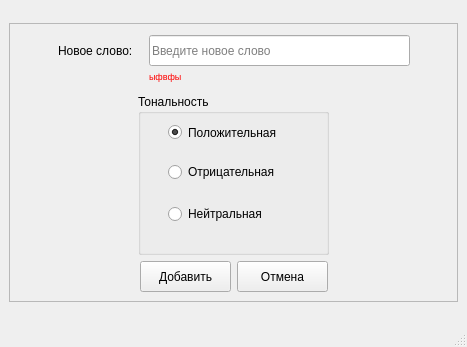
<?xml version="1.0" encoding="UTF-8"?>
<ui version="4.0">
 <class>addNewWordForm</class>
 <widget class="QMainWindow" name="addNewWordForm">
  <property name="geometry">
   <rect>
    <x>0</x>
    <y>0</y>
    <width>467</width>
    <height>347</height>
   </rect>
  </property>
  <property name="windowTitle">
   <string>Новое слово</string>
  </property>
  <widget class="QWidget" name="centralwidget">
   <layout class="QGridLayout" name="gridLayout">
    <item row="0" column="0">
     <widget class="QFrame" name="frame">
      <property name="sizePolicy">
       <sizepolicy hsizetype="Preferred" vsizetype="Fixed">
        <horstretch>0</horstretch>
        <verstretch>0</verstretch>
       </sizepolicy>
      </property>
      <property name="frameShape">
       <enum>QFrame::StyledPanel</enum>
      </property>
      <property name="frameShadow">
       <enum>QFrame::Raised</enum>
      </property>
      <layout class="QGridLayout" name="gridLayout_3">
       <item row="0" column="0">
        <layout class="QHBoxLayout" name="horizontalLayout_2">
         <item>
          <spacer name="horizontalSpacer_7">
           <property name="orientation">
            <enum>Qt::Horizontal</enum>
           </property>
           <property name="sizeHint" stdset="0">
            <size>
             <width>13</width>
             <height>55</height>
            </size>
           </property>
          </spacer>
         </item>
         <item>
          <layout class="QGridLayout" name="gridLayout_2">
           <property name="spacing">
            <number>0</number>
           </property>
           <item row="2" column="1">
            <widget class="QLabel" name="labelError">
             <property name="minimumSize">
              <size>
               <width>251</width>
               <height>16</height>
              </size>
             </property>
             <property name="maximumSize">
              <size>
               <width>251</width>
               <height>16</height>
              </size>
             </property>
             <property name="font">
              <font>
               <pointsize>7</pointsize>
              </font>
             </property>
             <property name="styleSheet">
              <string notr="true">color: rgb(255, 0, 0);</string>
             </property>
             <property name="text">
              <string>ыфвфы</string>
             </property>
            </widget>
           </item>
           <item row="0" column="1">
            <widget class="QLineEdit" name="newWordEdit">
             <property name="sizePolicy">
              <sizepolicy hsizetype="Expanding" vsizetype="Fixed">
               <horstretch>0</horstretch>
               <verstretch>0</verstretch>
              </sizepolicy>
             </property>
             <property name="minimumSize">
              <size>
               <width>261</width>
               <height>31</height>
              </size>
             </property>
             <property name="styleSheet">
              <string notr="true"/>
             </property>
             <property name="frame">
              <bool>true</bool>
             </property>
             <property name="placeholderText">
              <string>Введите новое слово</string>
             </property>
            </widget>
           </item>
           <item row="0" column="0">
            <widget class="QLabel" name="labelNewWord">
             <property name="minimumSize">
              <size>
               <width>91</width>
               <height>21</height>
              </size>
             </property>
             <property name="text">
              <string>Новое слово:</string>
             </property>
            </widget>
           </item>
          </layout>
         </item>
         <item>
          <spacer name="horizontalSpacer_6">
           <property name="orientation">
            <enum>Qt::Horizontal</enum>
           </property>
           <property name="sizeHint" stdset="0">
            <size>
             <width>13</width>
             <height>55</height>
            </size>
           </property>
          </spacer>
         </item>
        </layout>
       </item>
       <item row="1" column="0">
        <layout class="QHBoxLayout" name="horizontalLayout_3">
         <item>
          <spacer name="horizontalSpacer">
           <property name="orientation">
            <enum>Qt::Horizontal</enum>
           </property>
           <property name="sizeHint" stdset="0">
            <size>
             <width>40</width>
             <height>20</height>
            </size>
           </property>
          </spacer>
         </item>
         <item>
          <widget class="QGroupBox" name="chooseSentimentGroupBox">
           <property name="minimumSize">
            <size>
             <width>191</width>
             <height>161</height>
            </size>
           </property>
           <property name="title">
            <string>Тональность</string>
           </property>
           <widget class="QRadioButton" name="radioButtonPSTV">
            <property name="geometry">
             <rect>
              <x>30</x>
              <y>30</y>
              <width>131</width>
              <height>17</height>
             </rect>
            </property>
            <property name="text">
             <string>Положительная</string>
            </property>
            <property name="checked">
             <bool>true</bool>
            </property>
           </widget>
           <widget class="QRadioButton" name="radioButtonNGTV">
            <property name="geometry">
             <rect>
              <x>30</x>
              <y>70</y>
              <width>131</width>
              <height>16</height>
             </rect>
            </property>
            <property name="text">
             <string>Отрицательная</string>
            </property>
           </widget>
           <widget class="QRadioButton" name="radioButtonNEUT">
            <property name="geometry">
             <rect>
              <x>30</x>
              <y>110</y>
              <width>121</width>
              <height>20</height>
             </rect>
            </property>
            <property name="text">
             <string>Нейтральная</string>
            </property>
           </widget>
          </widget>
         </item>
         <item>
          <spacer name="horizontalSpacer_2">
           <property name="orientation">
            <enum>Qt::Horizontal</enum>
           </property>
           <property name="sizeHint" stdset="0">
            <size>
             <width>40</width>
             <height>20</height>
            </size>
           </property>
          </spacer>
         </item>
        </layout>
       </item>
       <item row="2" column="0">
        <layout class="QHBoxLayout" name="horizontalLayout_4">
         <item>
          <spacer name="horizontalSpacer_4">
           <property name="orientation">
            <enum>Qt::Horizontal</enum>
           </property>
           <property name="sizeHint" stdset="0">
            <size>
             <width>40</width>
             <height>20</height>
            </size>
           </property>
          </spacer>
         </item>
         <item>
          <layout class="QHBoxLayout" name="horizontalLayout">
           <item>
            <widget class="QPushButton" name="buttonAdd">
             <property name="minimumSize">
              <size>
               <width>91</width>
               <height>31</height>
              </size>
             </property>
             <property name="text">
              <string>Добавить</string>
             </property>
            </widget>
           </item>
           <item>
            <widget class="QPushButton" name="buttonCancel">
             <property name="minimumSize">
              <size>
               <width>91</width>
               <height>31</height>
              </size>
             </property>
             <property name="text">
              <string>Отмена</string>
             </property>
            </widget>
           </item>
          </layout>
         </item>
         <item>
          <spacer name="horizontalSpacer_3">
           <property name="orientation">
            <enum>Qt::Horizontal</enum>
           </property>
           <property name="sizeHint" stdset="0">
            <size>
             <width>40</width>
             <height>20</height>
            </size>
           </property>
          </spacer>
         </item>
        </layout>
       </item>
      </layout>
     </widget>
    </item>
   </layout>
  </widget>
  <widget class="QMenuBar" name="menubar">
   <property name="geometry">
    <rect>
     <x>0</x>
     <y>0</y>
     <width>467</width>
     <height>21</height>
    </rect>
   </property>
  </widget>
  <widget class="QStatusBar" name="statusbar"/>
 </widget>
 <resources/>
 <connections/>
</ui>
